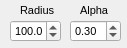
<?xml version="1.0" encoding="UTF-8"?>
<ui version="4.0">
 <class>DrawingToolbarContext4</class>
 <widget class="QWidget" name="DrawingToolbarContext4">
  <property name="geometry">
   <rect>
    <x>0</x>
    <y>0</y>
    <width>127</width>
    <height>48</height>
   </rect>
  </property>
  <property name="windowTitle">
   <string>Drawing Toolbar</string>
  </property>
  <widget class="QLabel" name="label_2">
   <property name="geometry">
    <rect>
     <x>80</x>
     <y>0</y>
     <width>41</width>
     <height>20</height>
    </rect>
   </property>
   <property name="font">
    <font>
     <pointsize>8</pointsize>
    </font>
   </property>
   <property name="text">
    <string>Alpha</string>
   </property>
  </widget>
  <widget class="QDoubleSpinBox" name="spinAlpha">
   <property name="geometry">
    <rect>
     <x>70</x>
     <y>20</y>
     <width>51</width>
     <height>22</height>
    </rect>
   </property>
   <property name="font">
    <font>
     <pointsize>8</pointsize>
    </font>
   </property>
   <property name="decimals">
    <number>2</number>
   </property>
   <property name="minimum">
    <double>0.010000000000000</double>
   </property>
   <property name="maximum">
    <double>1.000000000000000</double>
   </property>
   <property name="singleStep">
    <double>0.050000000000000</double>
   </property>
   <property name="value">
    <double>0.300000000000000</double>
   </property>
  </widget>
  <widget class="QLabel" name="label_4">
   <property name="geometry">
    <rect>
     <x>20</x>
     <y>0</y>
     <width>41</width>
     <height>20</height>
    </rect>
   </property>
   <property name="font">
    <font>
     <pointsize>8</pointsize>
    </font>
   </property>
   <property name="text">
    <string>Radius</string>
   </property>
  </widget>
  <widget class="QDoubleSpinBox" name="spinRadius">
   <property name="geometry">
    <rect>
     <x>10</x>
     <y>20</y>
     <width>51</width>
     <height>22</height>
    </rect>
   </property>
   <property name="font">
    <font>
     <pointsize>8</pointsize>
    </font>
   </property>
   <property name="decimals">
    <number>1</number>
   </property>
   <property name="minimum">
    <double>1.000000000000000</double>
   </property>
   <property name="maximum">
    <double>10000.000000000000000</double>
   </property>
   <property name="value">
    <double>100.000000000000000</double>
   </property>
  </widget>
 </widget>
 <resources/>
 <connections/>
</ui>
